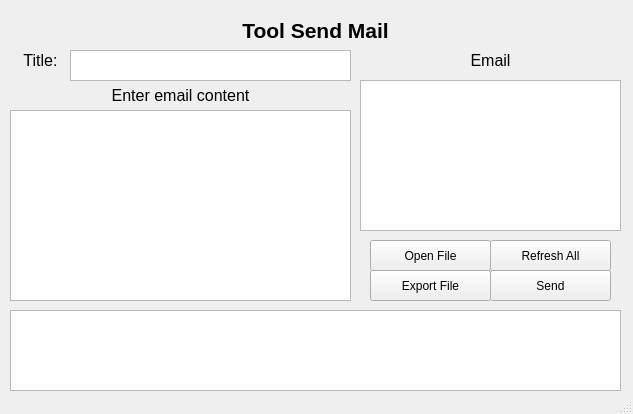
<?xml version="1.0" encoding="UTF-8"?>
<ui version="4.0">
 <class>MainWindow</class>
 <widget class="QMainWindow" name="MainWindow">
  <property name="geometry">
   <rect>
    <x>0</x>
    <y>0</y>
    <width>633</width>
    <height>414</height>
   </rect>
  </property>
  <property name="windowTitle">
   <string>MainWindow</string>
  </property>
  <widget class="QWidget" name="centralwidget">
   <widget class="QPlainTextEdit" name="txt_content">
    <property name="geometry">
     <rect>
      <x>10</x>
      <y>110</y>
      <width>341</width>
      <height>191</height>
     </rect>
    </property>
   </widget>
   <widget class="QLabel" name="label">
    <property name="geometry">
     <rect>
      <x>10</x>
      <y>80</y>
      <width>341</width>
      <height>31</height>
     </rect>
    </property>
    <property name="text">
     <string>&lt;html&gt;&lt;head/&gt;&lt;body&gt;&lt;p align=&quot;center&quot;&gt;&lt;span style=&quot; font-size:12pt;&quot;&gt;Enter email content&lt;/span&gt;&lt;/p&gt;&lt;/body&gt;&lt;/html&gt;</string>
    </property>
   </widget>
   <widget class="QPlainTextEdit" name="txt_email">
    <property name="geometry">
     <rect>
      <x>360</x>
      <y>80</y>
      <width>261</width>
      <height>151</height>
     </rect>
    </property>
   </widget>
   <widget class="QLabel" name="label_2">
    <property name="geometry">
     <rect>
      <x>370</x>
      <y>50</y>
      <width>241</width>
      <height>21</height>
     </rect>
    </property>
    <property name="text">
     <string>&lt;html&gt;&lt;head/&gt;&lt;body&gt;&lt;p align=&quot;center&quot;&gt;&lt;span style=&quot; font-size:12pt;&quot;&gt;Email&lt;/span&gt;&lt;/p&gt;&lt;/body&gt;&lt;/html&gt;</string>
    </property>
   </widget>
   <widget class="QPushButton" name="btn_send">
    <property name="geometry">
     <rect>
      <x>490</x>
      <y>270</y>
      <width>121</width>
      <height>31</height>
     </rect>
    </property>
    <property name="text">
     <string>Send</string>
    </property>
   </widget>
   <widget class="QPushButton" name="btn_refreshAll">
    <property name="geometry">
     <rect>
      <x>490</x>
      <y>240</y>
      <width>121</width>
      <height>31</height>
     </rect>
    </property>
    <property name="text">
     <string>Refresh All</string>
    </property>
   </widget>
   <widget class="QPushButton" name="btn_openFile">
    <property name="geometry">
     <rect>
      <x>370</x>
      <y>240</y>
      <width>121</width>
      <height>31</height>
     </rect>
    </property>
    <property name="text">
     <string>Open File</string>
    </property>
   </widget>
   <widget class="QPushButton" name="btn_exportFile">
    <property name="geometry">
     <rect>
      <x>370</x>
      <y>270</y>
      <width>121</width>
      <height>31</height>
     </rect>
    </property>
    <property name="text">
     <string>Export File</string>
    </property>
   </widget>
   <widget class="QTextEdit" name="txt_Note">
    <property name="geometry">
     <rect>
      <x>10</x>
      <y>310</y>
      <width>611</width>
      <height>81</height>
     </rect>
    </property>
   </widget>
   <widget class="QLabel" name="label_3">
    <property name="geometry">
     <rect>
      <x>10</x>
      <y>50</y>
      <width>61</width>
      <height>21</height>
     </rect>
    </property>
    <property name="text">
     <string>&lt;html&gt;&lt;head/&gt;&lt;body&gt;&lt;p align=&quot;center&quot;&gt;&lt;span style=&quot; font-size:12pt;&quot;&gt;Title:&lt;/span&gt;&lt;/p&gt;&lt;/body&gt;&lt;/html&gt;</string>
    </property>
   </widget>
   <widget class="QPlainTextEdit" name="txt_title">
    <property name="geometry">
     <rect>
      <x>70</x>
      <y>50</y>
      <width>281</width>
      <height>31</height>
     </rect>
    </property>
   </widget>
   <widget class="QLabel" name="label_4">
    <property name="geometry">
     <rect>
      <x>10</x>
      <y>10</y>
      <width>611</width>
      <height>41</height>
     </rect>
    </property>
    <property name="text">
     <string>&lt;html&gt;&lt;head/&gt;&lt;body&gt;&lt;p align=&quot;center&quot;&gt;&lt;span style=&quot; font-size:16pt; font-weight:600;&quot;&gt;Tool Send Mail&lt;/span&gt;&lt;/p&gt;&lt;/body&gt;&lt;/html&gt;</string>
    </property>
   </widget>
   <zorder>label_3</zorder>
   <zorder>txt_content</zorder>
   <zorder>label</zorder>
   <zorder>txt_email</zorder>
   <zorder>label_2</zorder>
   <zorder>btn_send</zorder>
   <zorder>btn_refreshAll</zorder>
   <zorder>btn_openFile</zorder>
   <zorder>btn_exportFile</zorder>
   <zorder>txt_Note</zorder>
   <zorder>txt_title</zorder>
   <zorder>label_4</zorder>
  </widget>
  <widget class="QStatusBar" name="statusbar"/>
 </widget>
 <resources/>
 <connections/>
</ui>
